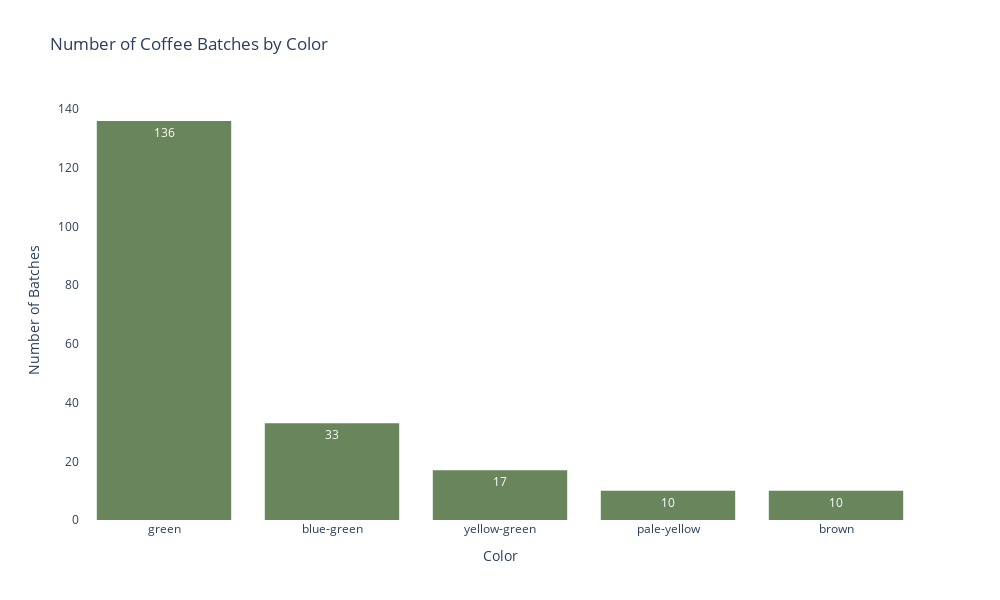

The code cell stored with this chart in its notebook:
### Code cell
# Bar plot of color
color = px.histogram(coffee, x='color', title='Number of Coffee Batches by Color',
                     labels={'color':'Color'}, width=1000, height=600, 
                     color_discrete_sequence=[px.colors.qualitative.Antique[6]], text_auto=True)

color.update_layout({
    'plot_bgcolor':'rgba(0, 0, 0, 0)',
    'paper_bgcolor':'rgba(0, 0, 0, 0)'
})

color.update_layout(xaxis={'categoryorder':'total descending'})
color.update_layout(yaxis_title='Number of Batches')

color.show()

### Figure 1 — Plotly figure (JSON) as saved in the notebook; plotly's stock layout.template omitted (floating-point values rounded to 4 significant figures; data arrays with more than 128 entries replaced by an {"elided": "..."} marker saying what was removed)
{"data": [{"alignmentgroup": "True", "bingroup": "x", "hovertemplate": "Color=%{x}<br>count=%{y}<extra></extra>", "legendgroup": "", "marker": {"color": "rgb(104, 133, 92)", "pattern": {"shape": ""}}, "name": "", "offsetgroup": "", "orientation": "v", "showlegend": false, "texttemplate": "%{value}", "type": "histogram", "x": {"elided": "206 str values"}, "xaxis": "x", "yaxis": "y"}], "layout": {"barmode": "relative", "height": 600, "legend": {"tracegroupgap": 0}, "paper_bgcolor": "rgba(0, 0, 0, 0)", "plot_bgcolor": "rgba(0, 0, 0, 0)", "title": {"text": "Number of Coffee Batches by Color"}, "width": 1000, "xaxis": {"anchor": "y", "categoryorder": "total descending", "domain": [0, 1], "title": {"text": "Color"}}, "yaxis": {"anchor": "x", "domain": [0, 1], "title": {"text": "Number of Batches"}}}}
